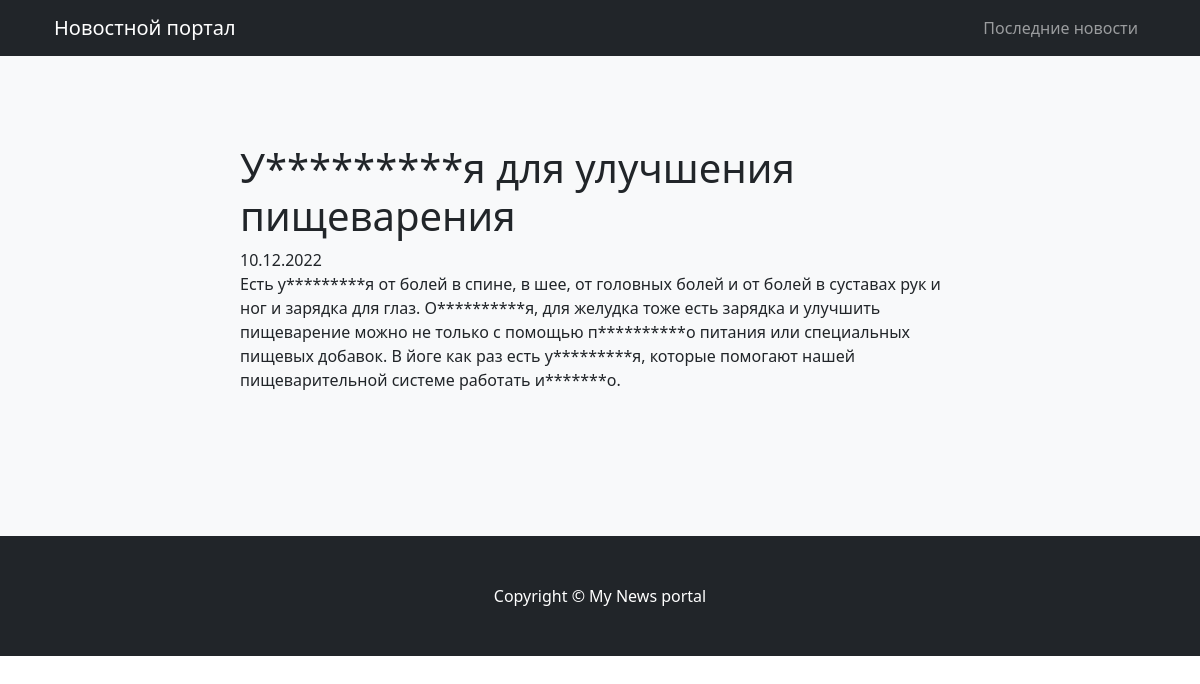
/news/3/, run on an earlier commit of the app's database.
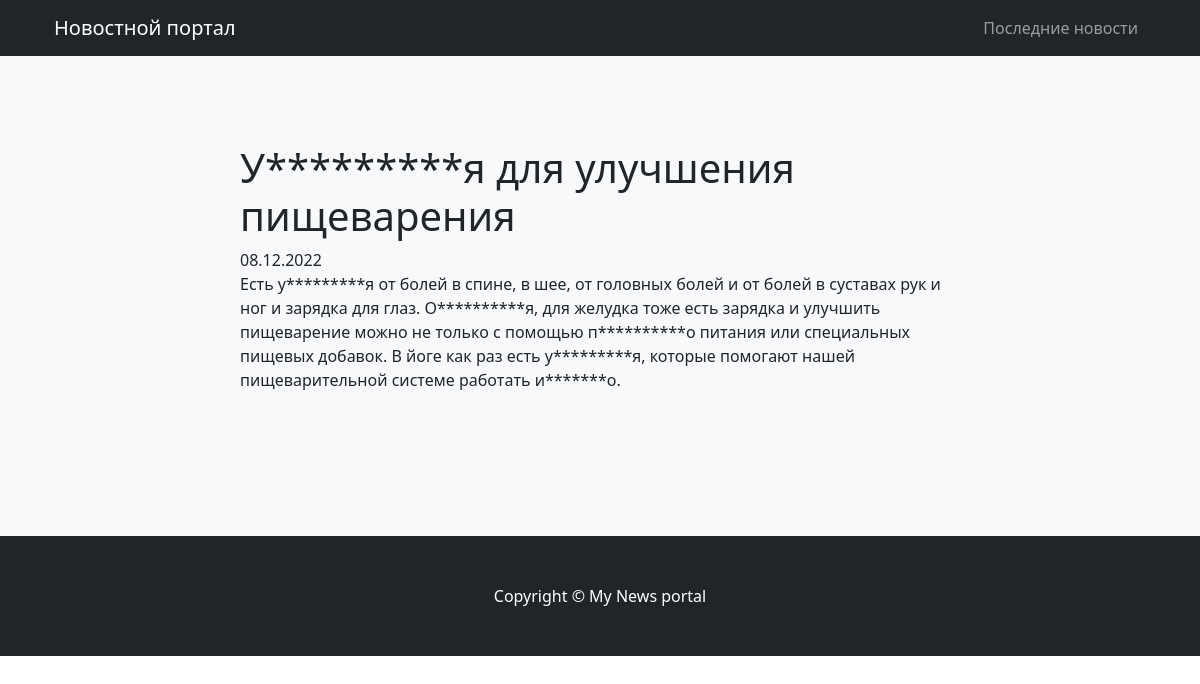
And on a later commit of the database.
### news_portal/models.py (models this page shows, shortened)
class Post(models.Model):
    ARTICLE = 'AR'
    NEWS = 'NW'
    TYPES = (
        (ARTICLE, 'Статья'),
        (NEWS, 'Новость'),
    )
    author = models.ForeignKey(Author, on_delete=models.CASCADE)
    type = models.CharField(max_length=2, choices=TYPES, default=ARTICLE)
    created = models.DateTimeField(auto_now_add=True)
    title = models.CharField(max_length=255)
    body = models.TextField()
    rate = models.SmallIntegerField(default=0)
    category = models.ManyToManyField(Category, through='PostCategory')

### news_portal/views.py (the view)
# urls.py: path('<int:pk>/', PostDetail.as_view(), name='post_detail'),
class PostDetail(DetailView):
    model = Post
    template_name = 'post_detail.html'
    context_object_name = 'post'

### news_portal/templatetags/news_filters.py (called while the page is built)
@register.filter()
def date_formatter(value, format_str=" %d %b %Y"):
    return value.strftime(format_str)

@register.filter()
def news_censor(value):
    list = [
        'оказывается',
        'правильного',
        'упражнения',
        'исправно',
    ]
    regexp = '|'.join(list)
    def replace(value):
        s = value[0]
        mid = '*' * (len(s) - 1)
        return f'{s[0]}{mid}{s[-1]}'
    return re.sub(regexp, replace, value, flags=re.IGNORECASE)

### news_portal/templates/news_portal/post_detail.html (shortened to what this page needs)
{% extends 'default.html' %}
{% load news_filters %}!
{% block content %}
<h1>
  {{ post.title|news_censor }}
</h1>
<div>
  {{ post.created|date_formatter:"%d.%m.%Y" }}
</div>
<div>
  {{ post.body|news_censor }}
</div>
{% endblock %}

What changed in the data, as far as the page shows it:
changed Post "У*********я для улучшения пищеварения": created "10.12.2022" → "08.12.2022"
